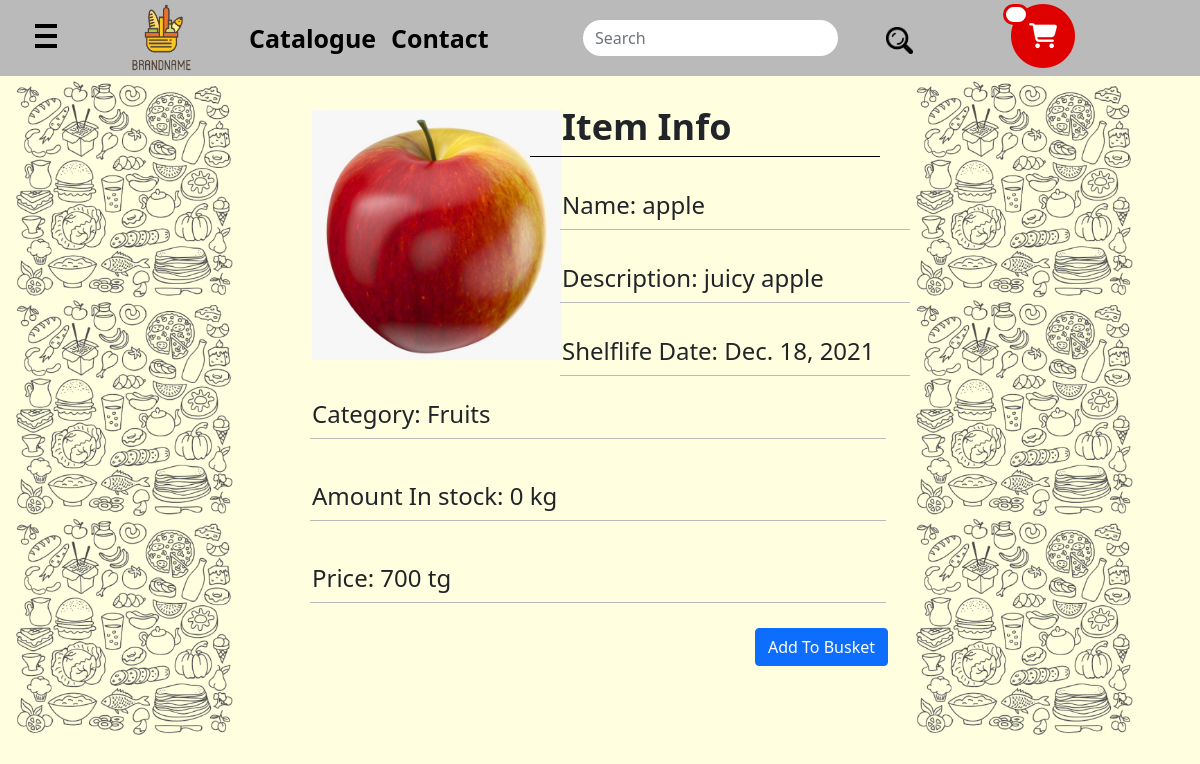
Page /item/1 on the committed database.
### market/models.py (models this page shows, shortened)
class Item(models.Model):
    image = models.ImageField(upload_to="item_image")
    name = models.CharField("item_name", max_length=255)
    description = models.CharField(max_length=500)
    added_date = models.DateTimeField("added_date", default=now)
    shelflife_date = models.DateField("shelflife_date", default=now)
    amount_in_stock = models.IntegerField(name="amount_in_stock", default=0)
    price = models.IntegerField(name="price", default=0)
    measure = models.CharField("measure", max_length=100, blank=True)
    category = models.ForeignKey(Category, on_delete=models.CASCADE)
    class Meta:
        verbose_name = "Item"
        verbose_name_plural = "Items"

class Category(models.Model):
    name = models.CharField("category_name", max_length=100)
    image = models.ImageField(upload_to="category_image", blank=True)
    class Meta:
        verbose_name = "Category"
        verbose_name_plural = "Categories"

### market/views.py (the view)
# urls.py: path('item/<item_id>', views.item_info, name='item_info'),
def item_info(request, item_id):
    return render(request, 'market/item_page.html', {'item': Item.objects.get(id=item_id)})

### market/templates/market/item_page.html (shortened to what this page needs)
{% extends 'market/base.html' %}
{% load static %}
{% block content %}
    <div class="row">
        <div class="col-3">
            <img style="padding: 0px; width: 80%; margin-top: 80px" src="{% static 'market/images/side_background.png' %}">
        </div>
        <div class="col-6">
            <div class="row">
                <div class="col-5">
                    <img class="profile_photo" src="{{item.image.url}}" style="width:250px; height:250px; margin-top: 120px;">
                </div>
                <div class="col-7">
                    <div class="row" style="margin-top: 0">
                        <h3>Item Info</h3>
                    </div>
                    <div class="row" style="margin-top: 0">
                        <div style="height: 1px; width: 500px; background-color: black; margin-left: -20px"></div>
                    </div>
                    <div class="row">
                        <p>Name: <output name="surname">{{item.name}}</output></p>
                    </div>
                    <div class="row">
                        <div style="height: 1px; width: 400px; background-color: #BABABA; margin-left: 10px"></div>
                    </div>
                    <div class="row">
                        <p>Description: <output name="surname">{{item.description}}</output></p>
                    </div>
                    <div class="row">
                        <div style="height: 1px; width: 400px; background-color: #BABABA; margin-left: 10px"></div>
                    </div>
                    <div class="row">
                        <p>Shelflife Date: <output name="surname">{{item.shelflife_date}}</output></p>
                    </div>
                    <div class="row">
                        <div style="height: 1px; width: 400px; background-color: #BABABA; margin-left: 10px"></div>
                    </div>
                </div>
            </div>
            <div class="row">
                <div class="row">
                    <p>Category: <output name="surname">{{item.category.name}}</output></p>
                </div>
                <div class="row">
                    <div style="height: 1px; width: 715px; background-color: #BABABA; margin-left: 10px"></div>
                </div>
                <div class="row">
                    <p>Amount In stock: <output name="surname">{{item.amount_in_stock}} {{item.measure}}</output></p>
                </div>
                <div class="row">
                    <div style="height: 1px; width: 715px; background-color: #BABABA; margin-left: 10px"></div>
                </div>
                <div class="row">
                    <p>Price: <output name="surname">{{item.price}} tg</output></p>
                </div>
                <div class="row">
                    <div style="height: 1px; width: 715px; background-color: #BABABA; margin-left: 10px"></div>
                </div>
            </div>
            <div style="display: flex; justify-content: flex-end">
                <form method="POST" action="{% url 'add_to_basket' item.id %}">
                    <button class="btn btn-primary mt-3" type="submit">Add To Busket</button>
                </form>
            </div>
        </div>
        <div class="col-3">
            <img style="padding: 0px; width: 80%; margin-left: 0; margin-top: 80px" src="{% static 'market/images/side_background.png' %}">
        </div>
    </div>
{% endblock %}

### market/static/market/css/style.css (style rules this page uses)
body { margin: 0; background-color: #FFFFE0; }
.profile_photo { height: 342px; width: 320px; }
.row h3 { margin-top: 115px; font-size: 36px; font-weight: bold; }
.row p { margin-top: 40px; font-size: 24px; }
.col-7 .row { padding-top: 0; margin-top: -10px; }
.col-6 .row { padding-top: 0; margin-top: -10px; }
.btn { outline: none; }

### rows in the picture
Item: image (picture), name "apple", description "juicy apple", shelflife_date "Dec. 18, 2021", category.name "Fruits", amount_in_stock "0", measure "kg", price "700"
